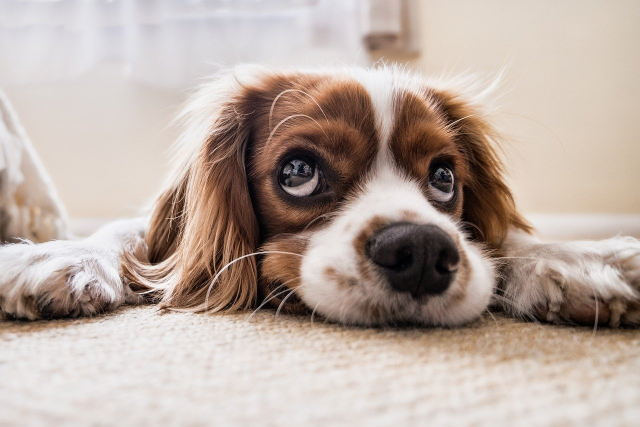
#> input picture opencv_day 2/fig/puppy_1280_853.jpg, 1280 x 853 px (shown at 1/2 size)
$ jupyter execute --allow-errors Ch_2_class_20221014.ipynb
#> lines starting #> are read from the running program, lines starting #| are printed output that depends on the picture
[cell 1]
import cv2
import sys
import numpy as np

[cell 2]
img1 = cv2.imread('./fig/puppy.bmp', cv2.IMREAD_GRAYSCALE)
img2 = cv2.imread('./fig/puppy_1280_853.jpg', cv2.IMREAD_COLOR)
#> img2 is the input picture: shape (853, 1280, 3); mean B, G, R 162, 170.6, 186.1

print(type(img1), type(img2))
#| <class 'NoneType'> <class 'numpy.ndarray'>
#> (the rest of this cell did not finish here and is left out)

#> (a cell that did not finish here is left out)

## 강아지 눈 가려보기

[cell 4]
img1 = cv2.imread('./fig/puppy.bmp', cv2.IMREAD_COLOR)

#> (the rest of this cell did not finish here and is left out)

## 영상 만들기

[cell 5]
# zeros(shape, dtype=float, order='C', *, like=None)
img1 = np.zeros((400,600), dtype = np.uint8)
img2 = np.ones((400,600,3), dtype = np.uint8)*255
img3 = np.full((600,400,3), (0,255,255), dtype = np.uint8)
img4 = np.random.randint(0,255,(600,400), dtype = np.uint8) # 노이즈 만들기

cv2.imshow('img1', img1)
cv2.imshow('img2', img2)
cv2.imshow('img3', img3)
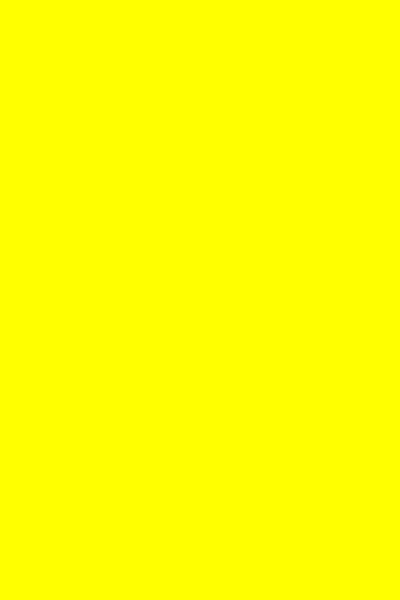
#> window 'img3': shape (600, 400, 3); mean B, G, R 0, 255, 255
cv2.imshow('img4', img4)
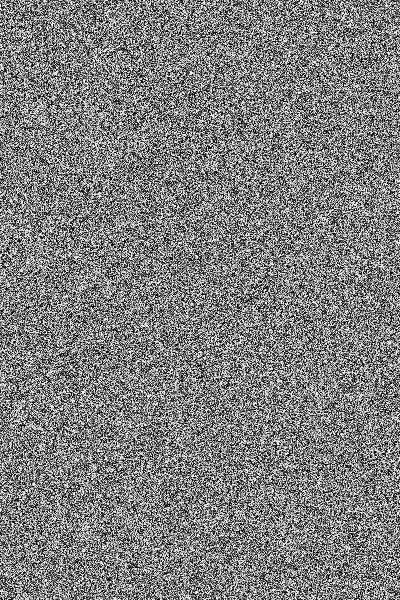
#> window 'img4': shape (600, 400); min 0, max 254, mean 126.9

cv2.waitKey()
cv2.destroyAllWindows()
